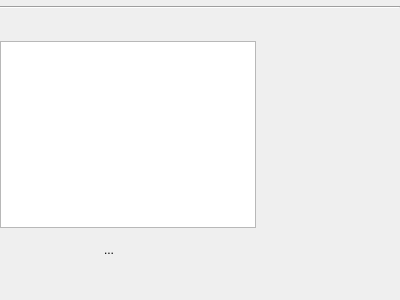
<?xml version="1.0" encoding="UTF-8"?>
<ui version="4.0">
 <class>ReosGmshResolutionControllerWidget</class>
 <widget class="QWidget" name="ReosGmshResolutionControllerWidget">
  <property name="geometry">
   <rect>
    <x>0</x>
    <y>0</y>
    <width>400</width>
    <height>300</height>
   </rect>
  </property>
  <property name="windowTitle">
   <string notr="true">Form</string>
  </property>
  <layout class="QGridLayout" name="gridLayout">
   <property name="leftMargin">
    <number>0</number>
   </property>
   <property name="topMargin">
    <number>0</number>
   </property>
   <property name="rightMargin">
    <number>0</number>
   </property>
   <property name="bottomMargin">
    <number>0</number>
   </property>
   <item row="0" column="0" colspan="2">
    <widget class="QWidget" name="mToolBarWidget" native="true">
     <property name="minimumSize">
      <size>
       <width>0</width>
       <height>0</height>
      </size>
     </property>
     <layout class="QHBoxLayout" name="horizontalLayout">
      <property name="leftMargin">
       <number>0</number>
      </property>
      <property name="topMargin">
       <number>0</number>
      </property>
      <property name="rightMargin">
       <number>0</number>
      </property>
      <property name="bottomMargin">
       <number>0</number>
      </property>
     </layout>
    </widget>
   </item>
   <item row="3" column="0">
    <widget class="QListView" name="mPolygonClassView"/>
   </item>
   <item row="5" column="0">
    <spacer name="verticalSpacer">
     <property name="orientation">
      <enum>Qt::Vertical</enum>
     </property>
     <property name="sizeHint" stdset="0">
      <size>
       <width>20</width>
       <height>40</height>
      </size>
     </property>
    </spacer>
   </item>
   <item row="2" column="1">
    <spacer name="horizontalSpacer">
     <property name="orientation">
      <enum>Qt::Horizontal</enum>
     </property>
     <property name="sizeHint" stdset="0">
      <size>
       <width>40</width>
       <height>20</height>
      </size>
     </property>
    </spacer>
   </item>
   <item row="4" column="0">
    <layout class="QHBoxLayout" name="horizontalLayout_2">
     <property name="topMargin">
      <number>0</number>
     </property>
     <item>
      <spacer name="horizontalSpacer_2">
       <property name="orientation">
        <enum>Qt::Horizontal</enum>
       </property>
       <property name="sizeHint" stdset="0">
        <size>
         <width>40</width>
         <height>20</height>
        </size>
       </property>
      </spacer>
     </item>
     <item>
      <widget class="QToolButton" name="mToolButtonAddClass">
       <property name="text">
        <string>...</string>
       </property>
       <property name="icon">
        <iconset resource="../../../images/images.qrc">
         <normaloff>:/images/add.svg</normaloff>:/images/add.svg</iconset>
       </property>
       <property name="iconSize">
        <size>
         <width>24</width>
         <height>24</height>
        </size>
       </property>
       <property name="autoRaise">
        <bool>true</bool>
       </property>
      </widget>
     </item>
     <item>
      <widget class="QToolButton" name="mToolButtonRemoveClass">
       <property name="icon">
        <iconset resource="../../../images/images.qrc">
         <normaloff>:/images/remove.svg</normaloff>:/images/remove.svg</iconset>
       </property>
       <property name="iconSize">
        <size>
         <width>24</width>
         <height>24</height>
        </size>
       </property>
       <property name="autoRaise">
        <bool>true</bool>
       </property>
      </widget>
     </item>
     <item>
      <spacer name="horizontalSpacer_3">
       <property name="orientation">
        <enum>Qt::Horizontal</enum>
       </property>
       <property name="sizeHint" stdset="0">
        <size>
         <width>40</width>
         <height>20</height>
        </size>
       </property>
      </spacer>
     </item>
    </layout>
   </item>
   <item row="2" column="0">
    <widget class="ReosParameterDoubleWidget" name="mDefaultSizeParameterWidget" native="true"/>
   </item>
   <item row="1" column="0" colspan="2">
    <widget class="Line" name="line">
     <property name="minimumSize">
      <size>
       <width>0</width>
       <height>0</height>
      </size>
     </property>
     <property name="orientation">
      <enum>Qt::Horizontal</enum>
     </property>
    </widget>
   </item>
  </layout>
 </widget>
 <customwidgets>
  <customwidget>
   <class>ReosParameterDoubleWidget</class>
   <extends>QWidget</extends>
   <header>reosparameterwidget.h</header>
   <container>1</container>
  </customwidget>
 </customwidgets>
 <resources>
  <include location="../../../images/images.qrc"/>
 </resources>
 <connections/>
</ui>
